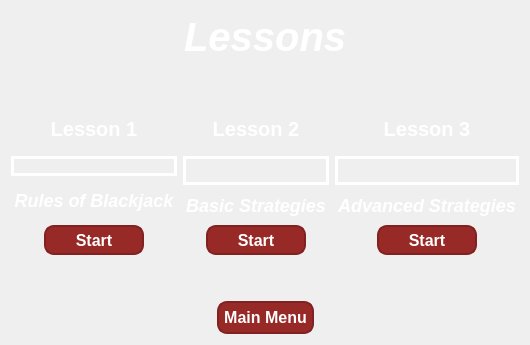
      <widget class="QWidget" name="lessons">
       <property name="sizePolicy">
        <sizepolicy hsizetype="Expanding" vsizetype="Expanding">
         <horstretch>0</horstretch>
         <verstretch>0</verstretch>
        </sizepolicy>
       </property>
       <layout class="QVBoxLayout" name="verticalLayout_6">
        <item>
         <layout class="QHBoxLayout" name="horizontalLayout_8">
          <item>
           <spacer name="horizontalSpacer_16">
            <property name="orientation">
             <enum>Qt::Horizontal</enum>
            </property>
            <property name="sizeHint" stdset="0">
             <size>
              <width>40</width>
              <height>20</height>
             </size>
            </property>
           </spacer>
          </item>
          <item>
           <widget class="QLabel" name="titleLabel">
            <property name="styleSheet">
             <string notr="true">QLabel {
    color: white;
    text-shadow: 2px 2px 4px black;
    padding: 3px;
    font-weight: bold;
    font-style: italic;
    font-size: 40px;
    font-family: &quot;Arial&quot;, sans-serif;
}</string>
            </property>
            <property name="text">
             <string>Lessons</string>
            </property>
           </widget>
          </item>
          <item>
           <spacer name="horizontalSpacer_15">
            <property name="orientation">
             <enum>Qt::Horizontal</enum>
            </property>
            <property name="sizeHint" stdset="0">
             <size>
              <width>40</width>
              <height>20</height>
             </size>
            </property>
           </spacer>
          </item>
         </layout>
        </item>
        <item>
         <spacer name="verticalSpacer_5">
          <property name="orientation">
           <enum>Qt::Vertical</enum>
          </property>
          <property name="sizeHint" stdset="0">
           <size>
            <width>20</width>
            <height>40</height>
           </size>
          </property>
         </spacer>
        </item>
        <item>
         <layout class="QHBoxLayout" name="horizontalLayout_9">
          <item>
           <layout class="QVBoxLayout" name="Lesson1Layout">
            <item>
             <widget class="QLabel" name="label_2">
              <property name="styleSheet">
               <string notr="true">QLabel {
    color: white;
    padding: 3px;
    font-weight: bold;
    font-size: 20px;
    font-family: &quot;Arial&quot;, sans-serif;
}</string>
              </property>
              <property name="text">
               <string>Lesson 1</string>
              </property>
              <property name="alignment">
               <set>Qt::AlignHCenter|Qt::AlignTop</set>
              </property>
             </widget>
            </item>
            <item>
             <widget class="QLabel" name="label_4">
              <property name="autoFillBackground">
               <bool>false</bool>
              </property>
              <property name="styleSheet">
               <string notr="true">color: rgb(255, 255, 255);</string>
              </property>
              <property name="frameShape">
               <enum>QFrame::Box</enum>
              </property>
              <property name="lineWidth">
               <number>3</number>
              </property>
              <property name="text">
               <string/>
              </property>
              <property name="pixmap">
               <pixmap resource="Assets/Cards.qrc">:/lesson1.png</pixmap>
              </property>
              <property name="alignment">
               <set>Qt::AlignCenter</set>
              </property>
             </widget>
            </item>
            <item>
             <widget class="QLabel" name="label_3">
              <property name="styleSheet">
               <string notr="true">QLabel {
    color: white;
    padding: 3px;
    font-weight: bold;
    font-style: italic;
    font-size: 18px;
    font-family: &quot;Arial&quot;, sans-serif;
}</string>
              </property>
              <property name="text">
               <string>Rules of Blackjack</string>
              </property>
              <property name="alignment">
               <set>Qt::AlignHCenter|Qt::AlignTop</set>
              </property>
             </widget>
            </item>
            <item>
             <layout class="QHBoxLayout" name="horizontalLayout_7">
              <item>
               <widget class="QPushButton" name="lessonOne">
                <property name="sizePolicy">
                 <sizepolicy hsizetype="Preferred" vsizetype="Preferred">
                  <horstretch>0</horstretch>
                  <verstretch>0</verstretch>
                 </sizepolicy>
                </property>
                <property name="maximumSize">
                 <size>
                  <width>100</width>
                  <height>30</height>
                 </size>
                </property>
                <property name="layoutDirection">
                 <enum>Qt::LeftToRight</enum>
                </property>
                <property name="styleSheet">
                 <string notr="true">QPushButton {
    background-color: #972a27; /* Normal state with red color */
    color: white;
    border-radius: 10px;
    padding: 5px;
    border: 2px solid #822121; /* Darker outline for better visibility */
    font-weight: bold;
    font-size: 16px;
    font-family: &quot;Arial&quot;, sans-serif;
}

QPushButton:hover {
    background-color: #b33d3d; /* Slightly lighter red for hover state */
    border: 2px solid #822121; /* Consistent darker outline */
}

QPushButton:pressed {
    background-color: #7c1f1f; /* Darker red for pressed state */
    border: 2px solid #822121; /* Consistent darker outline */
}</string>
                </property>
                <property name="text">
                 <string>Start</string>
                </property>
               </widget>
              </item>
             </layout>
            </item>
           </layout>
          </item>
          <item>
           <layout class="QVBoxLayout" name="Lesson2Layout">
            <item>
             <widget class="QLabel" name="label_5">
              <property name="styleSheet">
               <string notr="true">QLabel {
    color: white;
    padding: 3px;
    font-weight: bold;
    font-size: 20px;
    font-family: &quot;Arial&quot;, sans-serif;
}</string>
              </property>
              <property name="text">
               <string>Lesson 2</string>
              </property>
              <property name="alignment">
               <set>Qt::AlignHCenter|Qt::AlignTop</set>
              </property>
             </widget>
            </item>
            <item>
             <widget class="QLabel" name="label_6">
              <property name="styleSheet">
               <string notr="true">color: rgb(255, 255, 255);</string>
              </property>
              <property name="frameShape">
               <enum>QFrame::Box</enum>
              </property>
              <property name="lineWidth">
               <number>3</number>
              </property>
              <property name="text">
               <string/>
              </property>
              <property name="pixmap">
               <pixmap resource="Assets/Cards.qrc">:/lesson2-2.png</pixmap>
              </property>
              <property name="alignment">
               <set>Qt::AlignCenter</set>
              </property>
             </widget>
            </item>
            <item>
             <widget class="QLabel" name="label_7">
              <property name="styleSheet">
               <string notr="true">QLabel {
    color: white;
    padding: 3px;
    font-weight: bold;
    font-style: italic;
    font-size: 18px;
    font-family: &quot;Arial&quot;, sans-serif;
}</string>
              </property>
              <property name="text">
               <string>Basic Strategies</string>
              </property>
              <property name="alignment">
               <set>Qt::AlignCenter</set>
              </property>
             </widget>
            </item>
            <item>
             <layout class="QHBoxLayout" name="horizontalLayout_10">
              <item>
               <widget class="QPushButton" name="lessonTwo">
                <property name="sizePolicy">
                 <sizepolicy hsizetype="Preferred" vsizetype="Preferred">
                  <horstretch>0</horstretch>
                  <verstretch>0</verstretch>
                 </sizepolicy>
                </property>
                <property name="maximumSize">
                 <size>
                  <width>100</width>
                  <height>30</height>
                 </size>
                </property>
                <property name="layoutDirection">
                 <enum>Qt::LeftToRight</enum>
                </property>
                <property name="styleSheet">
                 <string notr="true">QPushButton {
    background-color: #972a27; /* Normal state with red color */
    color: white;
    border-radius: 10px;
    padding: 5px;
    border: 2px solid #822121; /* Darker outline for better visibility */
    font-weight: bold;
    font-size: 16px;
    font-family: &quot;Arial&quot;, sans-serif;
}

QPushButton:hover {
    background-color: #b33d3d; /* Slightly lighter red for hover state */
    border: 2px solid #822121; /* Consistent darker outline */
}

QPushButton:pressed {
    background-color: #7c1f1f; /* Darker red for pressed state */
    border: 2px solid #822121; /* Consistent darker outline */
}</string>
                </property>
                <property name="text">
                 <string>Start</string>
                </property>
               </widget>
              </item>
             </layout>
            </item>
           </layout>
          </item>
          <item>
           <layout class="QVBoxLayout" name="Lesson3Layout">
            <item>
             <widget class="QLabel" name="label_8">
              <property name="styleSheet">
               <string notr="true">QLabel {
    color: white;
    padding: 3px;
    font-weight: bold;
    font-size: 20px;
    font-family: &quot;Arial&quot;, sans-serif;
}</string>
              </property>
              <property name="text">
               <string>Lesson 3</string>
              </property>
              <property name="alignment">
               <set>Qt::AlignHCenter|Qt::AlignTop</set>
              </property>
             </widget>
            </item>
            <item>
             <widget class="QLabel" name="label_9">
              <property name="styleSheet">
               <string notr="true">color: rgb(255, 255, 255);</string>
              </property>
              <property name="frameShape">
               <enum>QFrame::Box</enum>
              </property>
              <property name="lineWidth">
               <number>3</number>
              </property>
              <property name="text">
               <string/>
              </property>
              <property name="pixmap">
               <pixmap resource="Assets/Cards.qrc">:/lesson3-2.png</pixmap>
              </property>
              <property name="alignment">
               <set>Qt::AlignHCenter|Qt::AlignTop</set>
              </property>
             </widget>
            </item>
            <item>
             <widget class="QLabel" name="label_10">
              <property name="styleSheet">
               <string notr="true">QLabel {
    color: white;
    padding: 3px;
    font-weight: bold;
    font-style: italic;
    font-size: 18px;
    font-family: &quot;Arial&quot;, sans-serif;
}</string>
              </property>
              <property name="text">
               <string>Advanced Strategies</string>
              </property>
              <property name="alignment">
               <set>Qt::AlignCenter</set>
              </property>
             </widget>
            </item>
            <item>
             <layout class="QHBoxLayout" name="horizontalLayout_11">
              <item>
               <widget class="QPushButton" name="lessonThree">
                <property name="sizePolicy">
                 <sizepolicy hsizetype="Preferred" vsizetype="Preferred">
                  <horstretch>0</horstretch>
                  <verstretch>0</verstretch>
                 </sizepolicy>
                </property>
                <property name="maximumSize">
                 <size>
                  <width>100</width>
                  <height>30</height>
                 </size>
                </property>
                <property name="layoutDirection">
                 <enum>Qt::LeftToRight</enum>
                </property>
                <property name="styleSheet">
                 <string notr="true">QPushButton {
    background-color: #972a27; /* Normal state with red color */
    color: white;
    border-radius: 10px;
    padding: 5px;
    border: 2px solid #822121; /* Darker outline for better visibility */
    font-weight: bold;
    font-size: 16px;
    font-family: &quot;Arial&quot;, sans-serif;
}

QPushButton:hover {
    background-color: #b33d3d; /* Slightly lighter red for hover state */
    border: 2px solid #822121; /* Consistent darker outline */
}

QPushButton:pressed {
    background-color: #7c1f1f; /* Darker red for pressed state */
    border: 2px solid #822121; /* Consistent darker outline */
}</string>
                </property>
                <property name="text">
                 <string>Start</string>
                </property>
               </widget>
              </item>
             </layout>
            </item>
           </layout>
          </item>
         </layout>
        </item>
        <item>
         <spacer name="verticalSpacer_4">
          <property name="orientation">
           <enum>Qt::Vertical</enum>
          </property>
          <property name="sizeHint" stdset="0">
           <size>
            <width>20</width>
            <height>40</height>
           </size>
          </property>
         </spacer>
        </item>
        <item>
         <layout class="QHBoxLayout" name="horizontalLayout_12">
          <item>
           <spacer name="horizontalSpacer_18">
            <property name="orientation">
             <enum>Qt::Horizontal</enum>
            </property>
            <property name="sizeHint" stdset="0">
             <size>
              <width>40</width>
              <height>20</height>
             </size>
            </property>
           </spacer>
          </item>
          <item>
           <widget class="QPushButton" name="mainMenuButton">
            <property name="sizePolicy">
             <sizepolicy hsizetype="Preferred" vsizetype="Preferred">
              <horstretch>0</horstretch>
              <verstretch>0</verstretch>
             </sizepolicy>
            </property>
            <property name="styleSheet">
             <string notr="true">QPushButton {
    background-color: #972a27; /* Normal state with red color */
    color: white;
    border-radius: 10px;
    padding: 5px;
    border: 2px solid #822121; /* Darker outline for better visibility */
    font-weight: bold;
    font-size: 16px;
    font-family: &quot;Arial&quot;, sans-serif;
}

QPushButton:hover {
    background-color: #b33d3d; /* Slightly lighter red for hover state */
    border: 2px solid #822121; /* Consistent darker outline */
}

QPushButton:pressed {
    background-color: #7c1f1f; /* Darker red for pressed state */
    border: 2px solid #822121; /* Consistent darker outline */
}</string>
            </property>
            <property name="text">
             <string>Main Menu</string>
            </property>
           </widget>
          </item>
          <item>
           <spacer name="horizontalSpacer_17">
            <property name="orientation">
             <enum>Qt::Horizontal</enum>
            </property>
            <property name="sizeHint" stdset="0">
             <size>
              <width>40</width>
              <height>20</height>
             </size>
            </property>
           </spacer>
          </item>
         </layout>
        </item>
       </layout>
      </widget>
